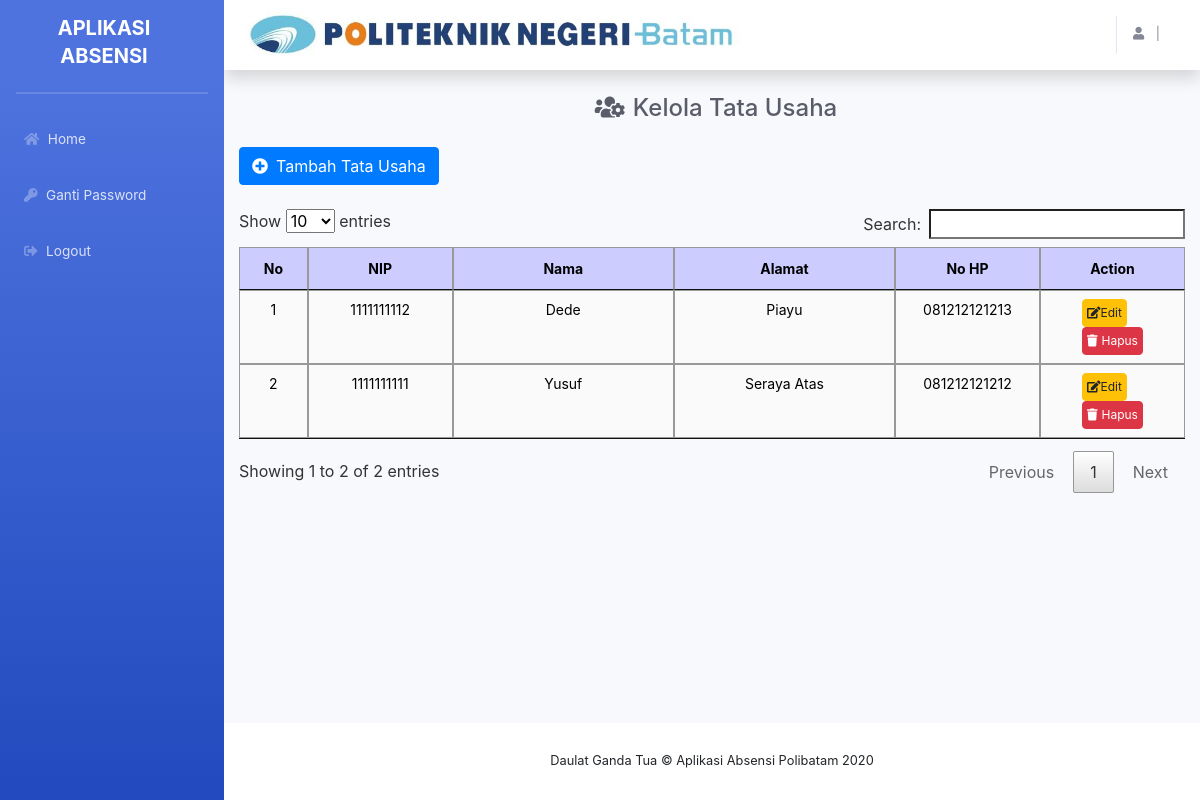
Page /index.php/admin/tata_usaha on the committed database.
### tables this page shows
CREATE TABLE `tb_tata_usaha` (
  `id` int(5) NOT NULL,
  `nip` varchar(10) NOT NULL,
  `password` varchar(100) NOT NULL,
  `nama` varchar(50) NOT NULL,
  `alamat` varchar(100) NOT NULL,
  `no_hp` varchar(15) NOT NULL
);

### application/controllers/admin/Tata_usaha.php (called while the page is built, shortened)
<?php
class Tata_usaha extends CI_controller{
	public function __construct(){
		$this->load->model('UserModel');
		$this->load->library('form_validation');
	}
	public function index(){
		$data['user'] 	= $this->UserModel->getAll_tata_usaha();
		$data['title'] 	= "Kelola Tata Usaha - Aplikasi Absensi Polibatam";
		$this->load->view('templates/header', $data);
		$this->load->view('templates/sidebar');
		$this->load->view('admin/tata_usaha', $data);
		$this->load->view('templates/footer');
	}
}
?>

### index.php (called while the page is built, shortened)
<?php
require_once BASEPATH.'core/CodeIgniter.php';

### application/models/UserModel.php (called while the page is built, shortened)
<?php if ( ! defined('BASEPATH')) exit('No direct script access allowed');
class UserModel extends CI_Model {
    public function getAll_tata_usaha(){
        $this->db->select('*');
        $this->db->from('tb_tata_usaha');
        $this->db->order_by('nama');
        $query = $this->db->get();
        return $query->result();
    }
}

### application/views/admin/tata_usaha.php (the view, shortened to what this page needs)
  <div class="container-fluid">
    <h1 class="h4 mb-4 mt-4 text-gray-800 ml-2 text-center"><i class="fas fa-users-cog mr-2"></i>Kelola Tata Usaha</h1>
    <a href="<?php echo base_url('index.php/admin/tata_usaha/tambah_tata_usaha') ?>" class="btn btn-primary mb-4"><i class="fas fa-plus-circle mr-2"></i>Tambah Tata Usaha</a>
  <table class="table data mb-2 mt-3 tb_tata_usaha">
    <thead class="text-center">
      <tr>
        <th style="width: 5%;">No</th>
        <th style="width: 15%;">NIP</th>
        <th style="width: 25%;">Nama</th>
        <th style="width: 25%;">Alamat</th>
        <th style="width: 15%;">No HP</th>
        <th style="width: 15%;">Action</th>
      </tr>
    </thead>
    <tbody class="text-center">
      <?php $no = 1; foreach($user as $u): ?>
      <tr>
          <td style="width: 5%;" ><?php echo $no++ ?> </td>
          <td style="width: 15%;" > <?php echo $u->nip ?> </td>
          <td style="width: 25%;" > <?php echo $u->nama ?> </td>
          <td style="width: 25%;"> <?php echo $u->alamat ?> </td>
          <td style="width: 15%;"> <?php echo $u->no_hp ?> </td>
          <td style="width: 15%;">
            <a href="<?php echo base_url('index.php/admin/tata_usaha/edit_tata_usaha/'.$u->id);?>" class="btn btn-warning p-1 mr-3 btn_action" data-toogle="tooltip" title="EDIT"><i class="fas fa-edit mr-0" ></i>Edit</a>
            <a href="<?php echo base_url('index.php/admin/tata_usaha/hapus_tata_usaha/'.$u->id);?>" class="btn btn-danger p-1 btn_action" data-toogle="tooltip" title="HAPUS" onclick="javascript: return confirm('Yakin menghapus tata usaha ini?')"><i class="fas fa-trash mr-1"></i>Hapus</a>
          </td>
      </tr>
      <?php endforeach; ?>
    </tbody>
  </table>
  <br>
  </div>
</div>

### assets/css/style.css (style rules this page uses)
.btn_action { font-size: 12px; }
.tb_tata_usaha { color: #000000; font-size: 12px; width: 100%; border-collapse: collapse; table-layout: fixed; font-size: 14px; }
.tb_tata_usaha th { padding: 10px; margin: 0; border: 1px solid #999999; background: #ccccff; text-align: center; table-layout: fixed; }
.tb_tata_usaha td { padding: 5px; border: 1px solid #999999; background: #fafafa; background: -moz-linear-gradient(top, #fbfbfb, #fafafa); position: relative; }

### rows in the picture
tb_tata_usaha: nip "1111111112", nama "Dede", alamat "Piayu", no_hp "081212121213"
tb_tata_usaha: nip "1111111111", nama "Yusuf", alamat "Seraya Atas", no_hp "081212121212"
